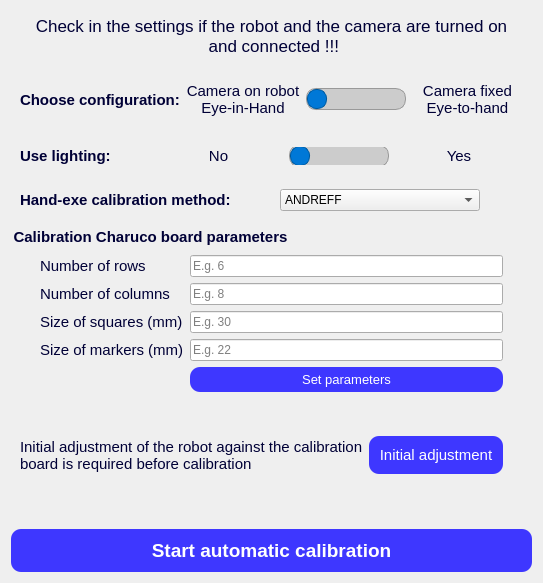
      <widget class="QWidget" name="page_calib">
       <layout class="QGridLayout" name="gridLayout_19">
        <item row="3" column="0" colspan="2">
         <widget class="QGroupBox" name="groupBox_15">
          <property name="styleSheet">
           <string notr="true">QGroupBox {
	border: none;
	padding: 0px;
	margin: 0px;
}

QGroupBox::title {
	color: #000036;
}</string>
          </property>
          <property name="title">
           <string/>
          </property>
          <layout class="QGridLayout" name="gridLayout_18">
           <item row="0" column="0">
            <widget class="QLabel" name="label_21">
             <property name="font">
              <font>
               <pointsize>11</pointsize>
               <bold>true</bold>
              </font>
             </property>
             <property name="styleSheet">
              <string notr="true">color: #000036;</string>
             </property>
             <property name="text">
              <string>Hand-exe calibration method:</string>
             </property>
            </widget>
           </item>
           <item row="0" column="3">
            <spacer name="horizontalSpacer_2">
             <property name="orientation">
              <enum>Qt::Orientation::Horizontal</enum>
             </property>
             <property name="sizeHint" stdset="0">
              <size>
               <width>40</width>
               <height>20</height>
              </size>
             </property>
            </spacer>
           </item>
           <item row="0" column="2">
            <widget class="QComboBox" name="comboBox_methods">
             <property name="sizePolicy">
              <sizepolicy hsizetype="Preferred" vsizetype="Minimum">
               <horstretch>0</horstretch>
               <verstretch>0</verstretch>
              </sizepolicy>
             </property>
             <property name="minimumSize">
              <size>
               <width>200</width>
               <height>0</height>
              </size>
             </property>
             <property name="font">
              <font>
               <pointsize>9</pointsize>
              </font>
             </property>
             <item>
              <property name="text">
               <string>ANDREFF</string>
              </property>
             </item>
             <item>
              <property name="text">
               <string>DANIILIDIS</string>
              </property>
             </item>
             <item>
              <property name="text">
               <string>HORAUD</string>
              </property>
             </item>
             <item>
              <property name="text">
               <string>PARK</string>
              </property>
             </item>
             <item>
              <property name="text">
               <string>TSAI</string>
              </property>
             </item>
             <item>
              <property name="text">
               <string>SHAH (world)</string>
              </property>
             </item>
             <item>
              <property name="text">
               <string>LI (world)</string>
              </property>
             </item>
            </widget>
           </item>
           <item row="0" column="1">
            <spacer name="horizontalSpacer_4">
             <property name="orientation">
              <enum>Qt::Orientation::Horizontal</enum>
             </property>
             <property name="sizeHint" stdset="0">
              <size>
               <width>40</width>
               <height>20</height>
              </size>
             </property>
            </spacer>
           </item>
          </layout>
         </widget>
        </item>
        <item row="2" column="0" colspan="2">
         <widget class="QGroupBox" name="groupBox_13">
          <property name="styleSheet">
           <string notr="true">QGroupBox {
	border: none;
	padding: 0px;
	margin: 0px;
}

QGroupBox::title {
	color: #000036;
}</string>
          </property>
          <property name="title">
           <string/>
          </property>
          <layout class="QGridLayout" name="gridLayout_15">
           <item row="0" column="0">
            <widget class="QLabel" name="label_6">
             <property name="sizePolicy">
              <sizepolicy hsizetype="MinimumExpanding" vsizetype="MinimumExpanding">
               <horstretch>0</horstretch>
               <verstretch>0</verstretch>
              </sizepolicy>
             </property>
             <property name="font">
              <font>
               <pointsize>11</pointsize>
               <bold>true</bold>
              </font>
             </property>
             <property name="styleSheet">
              <string notr="true">color: #000036;</string>
             </property>
             <property name="text">
              <string>Use lighting:</string>
             </property>
            </widget>
           </item>
           <item row="0" column="1">
            <widget class="QLabel" name="label_11">
             <property name="sizePolicy">
              <sizepolicy hsizetype="MinimumExpanding" vsizetype="MinimumExpanding">
               <horstretch>0</horstretch>
               <verstretch>0</verstretch>
              </sizepolicy>
             </property>
             <property name="font">
              <font>
               <pointsize>11</pointsize>
               <fontweight>DemiBold</fontweight>
              </font>
             </property>
             <property name="styleSheet">
              <string notr="true">color: #000036;</string>
             </property>
             <property name="text">
              <string>No</string>
             </property>
             <property name="alignment">
              <set>Qt::AlignmentFlag::AlignCenter</set>
             </property>
            </widget>
           </item>
           <item row="0" column="2">
            <widget class="QSlider" name="slider_light">
             <property name="sizePolicy">
              <sizepolicy hsizetype="Minimum" vsizetype="MinimumExpanding">
               <horstretch>0</horstretch>
               <verstretch>0</verstretch>
              </sizepolicy>
             </property>
             <property name="minimumSize">
              <size>
               <width>100</width>
               <height>0</height>
              </size>
             </property>
             <property name="styleSheet">
              <string notr="true">QSlider::groove:horizontal {
    border: 1px solid #999;
    height: 20px;
    background: #ccc;
    border-radius: 10px;
}

QSlider::handle:horizontal {
    background: #0078D7;
    border: 1px solid #005A9E;
    width: 18px;
    margin: 0px;
    border-radius: 9px;
}
/*
QSlider::sub-page:horizontal {
    background: #0078D7;
    border-radius: 4px;
}

QSlider::add-page:horizontal {
    background: #bbb;
    border-radius: 4px;
}
*/</string>
             </property>
             <property name="minimum">
              <number>0</number>
             </property>
             <property name="maximum">
              <number>1</number>
             </property>
             <property name="value">
              <number>0</number>
             </property>
             <property name="sliderPosition">
              <number>0</number>
             </property>
             <property name="orientation">
              <enum>Qt::Orientation::Horizontal</enum>
             </property>
             <property name="invertedControls">
              <bool>false</bool>
             </property>
            </widget>
           </item>
           <item row="0" column="3">
            <widget class="QLabel" name="label_14">
             <property name="sizePolicy">
              <sizepolicy hsizetype="MinimumExpanding" vsizetype="MinimumExpanding">
               <horstretch>0</horstretch>
               <verstretch>0</verstretch>
              </sizepolicy>
             </property>
             <property name="font">
              <font>
               <pointsize>11</pointsize>
               <fontweight>DemiBold</fontweight>
              </font>
             </property>
             <property name="styleSheet">
              <string notr="true">color: #000036;</string>
             </property>
             <property name="text">
              <string>Yes</string>
             </property>
             <property name="alignment">
              <set>Qt::AlignmentFlag::AlignCenter</set>
             </property>
            </widget>
           </item>
          </layout>
         </widget>
        </item>
        <item row="4" column="0" rowspan="2" colspan="2">
         <widget class="QGroupBox" name="groupBox_11">
          <property name="font">
           <font>
            <pointsize>11</pointsize>
            <bold>true</bold>
           </font>
          </property>
          <property name="styleSheet">
           <string notr="true">QGroupBox {
	border: none;
	padding: 20px;
	margin: 0px;
}

QGroupBox::title {
	color: #000036;
}</string>
          </property>
          <property name="title">
           <string>Calibration Charuco board parameters</string>
          </property>
          <layout class="QGridLayout" name="gridLayout_6">
           <item row="2" column="1">
            <widget class="QLineEdit" name="lineEdit_size_square">
             <property name="text">
              <string/>
             </property>
             <property name="placeholderText">
              <string>E.g. 30</string>
             </property>
            </widget>
           </item>
           <item row="2" column="0">
            <widget class="QLabel" name="label_25">
             <property name="font">
              <font>
               <pointsize>11</pointsize>
               <fontweight>DemiBold</fontweight>
              </font>
             </property>
             <property name="styleSheet">
              <string notr="true">color: #000036;</string>
             </property>
             <property name="text">
              <string>Size of squares (mm)</string>
             </property>
            </widget>
           </item>
           <item row="1" column="1">
            <widget class="QLineEdit" name="lineEdit_columns">
             <property name="text">
              <string/>
             </property>
             <property name="placeholderText">
              <string>E.g. 8</string>
             </property>
            </widget>
           </item>
           <item row="3" column="0">
            <widget class="QLabel" name="label_26">
             <property name="font">
              <font>
               <pointsize>11</pointsize>
               <fontweight>DemiBold</fontweight>
              </font>
             </property>
             <property name="styleSheet">
              <string notr="true">color: #000036;</string>
             </property>
             <property name="text">
              <string>Size of markers (mm)</string>
             </property>
            </widget>
           </item>
           <item row="0" column="0">
            <widget class="QLabel" name="label_23">
             <property name="font">
              <font>
               <pointsize>11</pointsize>
               <fontweight>DemiBold</fontweight>
              </font>
             </property>
             <property name="styleSheet">
              <string notr="true">color: #000036;</string>
             </property>
             <property name="text">
              <string>Number of rows</string>
             </property>
            </widget>
           </item>
           <item row="3" column="1">
            <widget class="QLineEdit" name="lineEdit_size_marker">
             <property name="text">
              <string/>
             </property>
             <property name="placeholderText">
              <string>E.g. 22</string>
             </property>
            </widget>
           </item>
           <item row="1" column="0">
            <widget class="QLabel" name="label_24">
             <property name="font">
              <font>
               <pointsize>11</pointsize>
               <fontweight>DemiBold</fontweight>
              </font>
             </property>
             <property name="styleSheet">
              <string notr="true">color: #000036;</string>
             </property>
             <property name="text">
              <string>Number of columns</string>
             </property>
            </widget>
           </item>
           <item row="0" column="1">
            <widget class="QLineEdit" name="lineEdit_rows">
             <property name="inputMask">
              <string/>
             </property>
             <property name="text">
              <string/>
             </property>
             <property name="placeholderText">
              <string>E.g. 6</string>
             </property>
             <property name="cursorMoveStyle">
              <enum>Qt::CursorMoveStyle::LogicalMoveStyle</enum>
             </property>
             <property name="clearButtonEnabled">
              <bool>false</bool>
             </property>
            </widget>
           </item>
           <item row="4" column="1">
            <widget class="QPushButton" name="b_set_board_params">
             <property name="font">
              <font>
               <pointsize>10</pointsize>
               <fontweight>DemiBold</fontweight>
              </font>
             </property>
             <property name="styleSheet">
              <string notr="true">QPushButton {
    background-color: #3e37ff;
    border: none;
    border-radius: 10px;
    padding: 5px; /* Upraví vnitřní prostor tlačítka */
	color: white;
}

QPushButton:hover {
    background-color: #000036;
}</string>
             </property>
             <property name="text">
              <string>Set parameters</string>
             </property>
            </widget>
           </item>
          </layout>
         </widget>
        </item>
        <item row="1" column="0" colspan="2">
         <widget class="QGroupBox" name="groupBox_12">
          <property name="styleSheet">
           <string notr="true">QGroupBox {
	border: none;
	padding: 0px;
	margin: 0px;
}

QGroupBox::title {
	color: #000036;
}</string>
          </property>
          <property name="title">
           <string/>
          </property>
          <layout class="QGridLayout" name="gridLayout_14">
           <item row="1" column="0">
            <widget class="QLabel" name="label_5">
             <property name="sizePolicy">
              <sizepolicy hsizetype="MinimumExpanding" vsizetype="MinimumExpanding">
               <horstretch>0</horstretch>
               <verstretch>0</verstretch>
              </sizepolicy>
             </property>
             <property name="font">
              <font>
               <pointsize>11</pointsize>
               <bold>true</bold>
              </font>
             </property>
             <property name="styleSheet">
              <string notr="true">color: #000036;</string>
             </property>
             <property name="text">
              <string>Choose configuration:</string>
             </property>
            </widget>
           </item>
           <item row="1" column="2">
            <widget class="QSlider" name="slider_config">
             <property name="sizePolicy">
              <sizepolicy hsizetype="Minimum" vsizetype="MinimumExpanding">
               <horstretch>0</horstretch>
               <verstretch>0</verstretch>
              </sizepolicy>
             </property>
             <property name="minimumSize">
              <size>
               <width>100</width>
               <height>0</height>
              </size>
             </property>
             <property name="styleSheet">
              <string notr="true">QSlider::groove:horizontal {
    border: 1px solid #999;
    height: 20px;
    background: #ccc;
    border-radius: 10px;
}

QSlider::handle:horizontal {
    background: #0078D7;
    border: 1px solid #005A9E;
    width: 18px;
    margin: 0px;
    border-radius: 9px;
}
/*
QSlider::sub-page:horizontal {
    background: #0078D7;
    border-radius: 4px;
}

QSlider::add-page:horizontal {
    background: #bbb;
    border-radius: 4px;
}
*/</string>
             </property>
             <property name="maximum">
              <number>1</number>
             </property>
             <property name="orientation">
              <enum>Qt::Orientation::Horizontal</enum>
             </property>
            </widget>
           </item>
           <item row="0" column="1" rowspan="3">
            <widget class="QLabel" name="label_13">
             <property name="sizePolicy">
              <sizepolicy hsizetype="MinimumExpanding" vsizetype="MinimumExpanding">
               <horstretch>0</horstretch>
               <verstretch>0</verstretch>
              </sizepolicy>
             </property>
             <property name="font">
              <font>
               <pointsize>11</pointsize>
               <fontweight>DemiBold</fontweight>
              </font>
             </property>
             <property name="styleSheet">
              <string notr="true">color: #000036;</string>
             </property>
             <property name="text">
              <string>Camera on robot
Eye-in-Hand</string>
             </property>
             <property name="alignment">
              <set>Qt::AlignmentFlag::AlignCenter</set>
             </property>
            </widget>
           </item>
           <item row="1" column="3">
            <widget class="QLabel" name="label_18">
             <property name="sizePolicy">
              <sizepolicy hsizetype="MinimumExpanding" vsizetype="MinimumExpanding">
               <horstretch>0</horstretch>
               <verstretch>0</verstretch>
              </sizepolicy>
             </property>
             <property name="font">
              <font>
               <pointsize>11</pointsize>
               <fontweight>DemiBold</fontweight>
              </font>
             </property>
             <property name="styleSheet">
              <string notr="true">color: #000036;</string>
             </property>
             <property name="text">
              <string>Camera fixed
Eye-to-hand</string>
             </property>
             <property name="alignment">
              <set>Qt::AlignmentFlag::AlignCenter</set>
             </property>
            </widget>
           </item>
          </layout>
         </widget>
        </item>
        <item row="0" column="0" colspan="2">
         <widget class="QLabel" name="label_17">
          <property name="sizePolicy">
           <sizepolicy hsizetype="Preferred" vsizetype="MinimumExpanding">
            <horstretch>0</horstretch>
            <verstretch>0</verstretch>
           </sizepolicy>
          </property>
          <property name="minimumSize">
           <size>
            <width>0</width>
            <height>50</height>
           </size>
          </property>
          <property name="font">
           <font>
            <pointsize>13</pointsize>
            <fontweight>DemiBold</fontweight>
           </font>
          </property>
          <property name="styleSheet">
           <string notr="true">color: #000036;</string>
          </property>
          <property name="text">
           <string>Check in the settings if the robot and the camera are turned on
 and connected !!!</string>
          </property>
          <property name="alignment">
           <set>Qt::AlignmentFlag::AlignCenter</set>
          </property>
          <property name="wordWrap">
           <bool>true</bool>
          </property>
         </widget>
        </item>
        <item row="6" column="0" colspan="2">
         <widget class="QGroupBox" name="groupBox_16">
          <property name="styleSheet">
           <string notr="true">QGroupBox {
	border: none;
	padding: 0px;
	margin: 0px;
}

QGroupBox::title {
	color: #000036;
}</string>
          </property>
          <property name="title">
           <string/>
          </property>
          <layout class="QGridLayout" name="gridLayout_17">
           <item row="0" column="0">
            <widget class="QLabel" name="label_22">
             <property name="font">
              <font>
               <pointsize>11</pointsize>
               <fontweight>DemiBold</fontweight>
              </font>
             </property>
             <property name="styleSheet">
              <string notr="true">color: #000036;</string>
             </property>
             <property name="text">
              <string>Initial adjustment of the robot against the calibration board is required before calibration</string>
             </property>
             <property name="wordWrap">
              <bool>true</bool>
             </property>
            </widget>
           </item>
           <item row="0" column="1">
            <widget class="QPushButton" name="b_initial_adjustment">
             <property name="font">
              <font>
               <pointsize>11</pointsize>
               <fontweight>DemiBold</fontweight>
              </font>
             </property>
             <property name="styleSheet">
              <string notr="true">QPushButton {
    background-color: #3e37ff;
    border: none;
    border-radius: 10px;
    padding: 10px; /* Upraví vnitřní prostor tlačítka */
	margin: 0px 20px 0px 0px;
	color: white;
}

QPushButton:hover {
    background-color: #000036;
}

QPushButton:disabled {
    background-color: #808080; /* Šedá barva pro deaktivované tlačítko */
    color: #c0c0c0; /* Světlejší šedá barva textu */
    border: none;
}</string>
             </property>
             <property name="text">
              <string>Initial adjustment</string>
             </property>
            </widget>
           </item>
          </layout>
         </widget>
        </item>
        <item row="8" column="0" colspan="2">
         <widget class="QPushButton" name="b_start_calib">
          <property name="font">
           <font>
            <pointsize>14</pointsize>
            <bold>true</bold>
           </font>
          </property>
          <property name="styleSheet">
           <string notr="true">QPushButton {
    background-color: #3e37ff;
    border: none;
    border-radius: 10px;
    padding: 10px; /* Upraví vnitřní prostor tlačítka */
	color: white;
}

QPushButton:hover {
    background-color: #000036;
}

QPushButton:disabled {
    background-color: #808080; /* Šedá barva pro deaktivované tlačítko */
    color: #c0c0c0; /* Světlejší šedá barva textu */
    border: none;
}</string>
          </property>
          <property name="text">
           <string>Start automatic calibration</string>
          </property>
         </widget>
        </item>
        <item row="7" column="0" colspan="2">
         <spacer name="verticalSpacer_4">
          <property name="orientation">
           <enum>Qt::Orientation::Vertical</enum>
          </property>
          <property name="sizeHint" stdset="0">
           <size>
            <width>20</width>
            <height>40</height>
           </size>
          </property>
         </spacer>
        </item>
       </layout>
      </widget>
